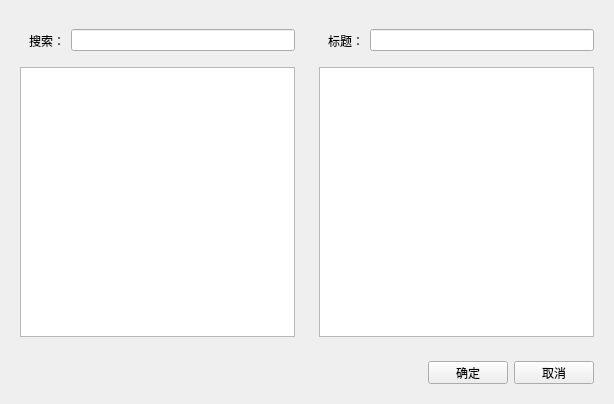
<?xml version="1.0" encoding="UTF-8"?>
<ui version="4.0">
 <class>EditMusterDialog</class>
 <widget class="QDialog" name="EditMusterDialog">
  <property name="geometry">
   <rect>
    <x>0</x>
    <y>0</y>
    <width>614</width>
    <height>404</height>
   </rect>
  </property>
  <property name="windowTitle">
   <string>Dialog</string>
  </property>
  <layout class="QVBoxLayout" name="verticalLayout">
   <item>
    <widget class="QWidget" name="widget_2" native="true">
     <layout class="QHBoxLayout" name="horizontalLayout">
      <property name="leftMargin">
       <number>0</number>
      </property>
      <property name="topMargin">
       <number>0</number>
      </property>
      <property name="rightMargin">
       <number>0</number>
      </property>
      <property name="bottomMargin">
       <number>0</number>
      </property>
      <item>
       <widget class="QWidget" name="widget_3" native="true">
        <layout class="QVBoxLayout" name="verticalLayout_2">
         <item>
          <widget class="QWidget" name="widget_5" native="true">
           <property name="minimumSize">
            <size>
             <width>0</width>
             <height>41</height>
            </size>
           </property>
           <property name="maximumSize">
            <size>
             <width>16777215</width>
             <height>41</height>
            </size>
           </property>
           <layout class="QHBoxLayout" name="horizontalLayout_2">
            <property name="rightMargin">
             <number>0</number>
            </property>
            <item>
             <widget class="QLabel" name="label">
              <property name="minimumSize">
               <size>
                <width>30</width>
                <height>0</height>
               </size>
              </property>
              <property name="maximumSize">
               <size>
                <width>50</width>
                <height>16777215</height>
               </size>
              </property>
              <property name="text">
               <string>搜索：</string>
              </property>
             </widget>
            </item>
            <item>
             <widget class="QLineEdit" name="edtSearch"/>
            </item>
           </layout>
          </widget>
         </item>
         <item>
          <widget class="QListWidget" name="lvSearch"/>
         </item>
        </layout>
       </widget>
      </item>
      <item>
       <widget class="QWidget" name="widget_4" native="true">
        <layout class="QVBoxLayout" name="verticalLayout_3">
         <item>
          <widget class="QWidget" name="widget_6" native="true">
           <property name="minimumSize">
            <size>
             <width>0</width>
             <height>41</height>
            </size>
           </property>
           <property name="maximumSize">
            <size>
             <width>16777215</width>
             <height>41</height>
            </size>
           </property>
           <layout class="QHBoxLayout" name="horizontalLayout_3">
            <property name="rightMargin">
             <number>0</number>
            </property>
            <item>
             <widget class="QLabel" name="label_2">
              <property name="minimumSize">
               <size>
                <width>30</width>
                <height>0</height>
               </size>
              </property>
              <property name="maximumSize">
               <size>
                <width>50</width>
                <height>16777215</height>
               </size>
              </property>
              <property name="text">
               <string>标题：</string>
              </property>
             </widget>
            </item>
            <item>
             <widget class="QLineEdit" name="edtTitle"/>
            </item>
           </layout>
          </widget>
         </item>
         <item>
          <widget class="QListWidget" name="lvData"/>
         </item>
        </layout>
       </widget>
      </item>
     </layout>
    </widget>
   </item>
   <item>
    <widget class="QWidget" name="widget" native="true">
     <property name="minimumSize">
      <size>
       <width>0</width>
       <height>41</height>
      </size>
     </property>
     <property name="maximumSize">
      <size>
       <width>16777215</width>
       <height>41</height>
      </size>
     </property>
     <layout class="QHBoxLayout" name="horizontalLayout_4">
      <item>
       <spacer name="horizontalSpacer">
        <property name="orientation">
         <enum>Qt::Horizontal</enum>
        </property>
        <property name="sizeHint" stdset="0">
         <size>
          <width>403</width>
          <height>20</height>
         </size>
        </property>
       </spacer>
      </item>
      <item>
       <widget class="QPushButton" name="btnOk">
        <property name="focusPolicy">
         <enum>Qt::NoFocus</enum>
        </property>
        <property name="text">
         <string>确定</string>
        </property>
       </widget>
      </item>
      <item>
       <widget class="QPushButton" name="btnCancel">
        <property name="focusPolicy">
         <enum>Qt::NoFocus</enum>
        </property>
        <property name="text">
         <string>取消</string>
        </property>
       </widget>
      </item>
     </layout>
    </widget>
   </item>
  </layout>
 </widget>
 <resources/>
 <connections/>
</ui>
